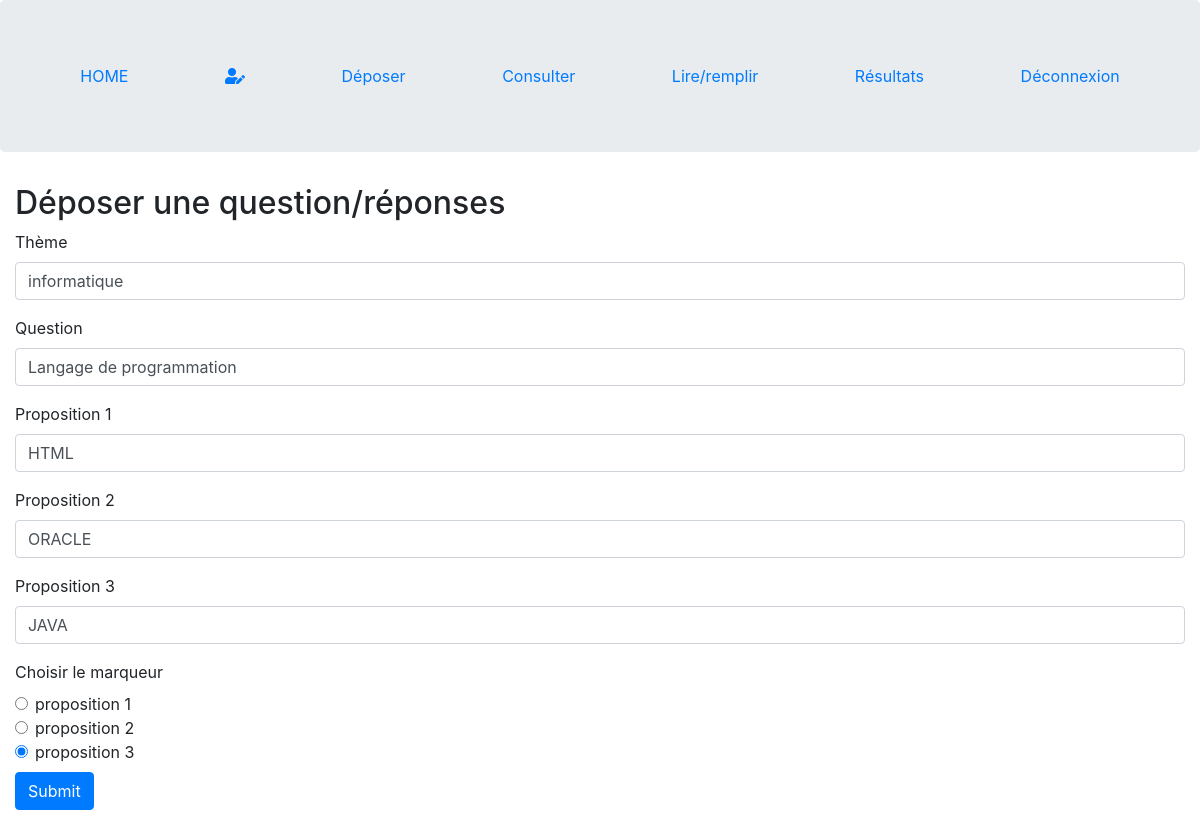
Page /?action=edit&id=2 (signed in) on the committed database.
### tables this page shows
CREATE TABLE IF NOT EXISTS `question` (
  `id` int(11) NOT NULL AUTO_INCREMENT,
  `theme` varchar(40) NOT NULL,
  `question` varchar(60) NOT NULL,
  `auteur` int(11) NOT NULL,
  PRIMARY KEY (`id`),
  KEY `auteur` (`auteur`)
);

CREATE TABLE IF NOT EXISTS `reponse` (
  `id` int(11) NOT NULL AUTO_INCREMENT,
  `reponse` varchar(50) NOT NULL,
  `marqueur` tinyint(1) NOT NULL,
  `question` int(11) NOT NULL,
  PRIMARY KEY (`id`),
  KEY `id_question` (`question`)
);

### index.php (called while the page is built, shortened)
<?php
include 'app/Router.php';
$router = new Router();
try {
    $router->requeteUrl();
}catch (Exception $e){
    var_dump($e->getMessage());
}

### modele/ModeleGenerique.php (called while the page is built, shortened)
<?php
abstract class ModeleGenerique{
    public function __construct(){
        $this->pdo = $this->connect();
    }
    public function connect(){
        return new PDO('mysql:host=127.0.0.1;dbname=ilci_qcm', "root", "", [
            PDO::ATTR_ERRMODE => PDO::ERRMODE_EXCEPTION,
            PDO::ATTR_DEFAULT_FETCH_MODE => PDO::FETCH_OBJ
        ]);
    }
}

### controller/QuestionReponseController.php (called while the page is built, shortened)
<?php
class QuestionReponseController {
    private $modele_qr;
    public function __construct()
    {
        $this->modele_qr = new Question_reponseModele();
    }
    public function editReponse(){
        return $this->modele_qr->editReponse($_GET['id']);
    }
    public function editQuestion(){
        return $this->modele_qr->editQuestion($_GET['id']);
    }
}

### modele/Question_reponseModele.php (called while the page is built, shortened)
<?php
class Question_reponseModele extends ModeleGenerique {
    public function editQuestion($id){
        $query = "SELECT * FROM question WHERE id = ?";
        $stmt = $this->pdo->prepare($query);
        $stmt->execute([$id]);
        return $stmt->fetch();
    }
    public function editReponse($id){
        $query = "SELECT * FROM reponse WHERE question = ?";
        $stmt = $this->pdo->prepare($query);
        $stmt->execute([$id]);
        return $stmt->fetchAll();
    }
}

### views/deposer.phtml (the view, shortened to what this page needs)
<h2>Déposer une question/réponses</h2>
<form action="" method="post">
    <div class="form-group">
        <label for="">Thème </label>
        <input type="text" name="theme" class="form-control" placeholder="Theme" value="<?= isset($question) ? $question->theme : '' ?>">
    </div>
    <div class="form-group">
        <label for="">Question </label>
        <input type="text" name="question" class="form-control" placeholder="question" value="<?= isset($question) ? $question->question : '' ?>">
    </div>
    <?php for($i = 1; $i <= 3; $i++): ?>
        <div class="form-group">
            <label for="">Proposition <?= $i ?> </label>
            <input type="text" value="<?= isset($reponse) ? $reponse[$i-1]->reponse : '' ?>" name="proposition_<?= $i ?>" class="form-control" placeholder="Proposition <?= $i ?>">
        </div>
    <?php endfor; ?>
    <label for="">Choisir le marqueur</label>
    <?php for($i = 1; $i <= 3; $i++): ?>
        <div class="form-check">
            <input type="radio" <?= (isset($reponse) && 1 == $reponse[$i-1]->marqueur) ? 'checked' : '' ?> name="marqueur" class="form-check-input" value="rep_<?= $i ?>" id="proposition_<?= $i ?>">
            <label class="form-check-label" for="proposition_<?= $i ?>">proposition <?= $i ?></label>
        </div>
    <?php endfor; ?>
    <input type="submit" class="btn btn-primary mt-2" name="inscription">
</form>
<?php $content = ob_get_clean();
include 'template.phtml';

### rows in the picture
question: theme "informatique", question "Langage de programmation"
reponse: reponse "HTML", marqueur "☐ proposition 1"
reponse: reponse "ORACLE", marqueur "☐ proposition 2"
reponse: reponse "JAVA", marqueur "☑ proposition 3"
